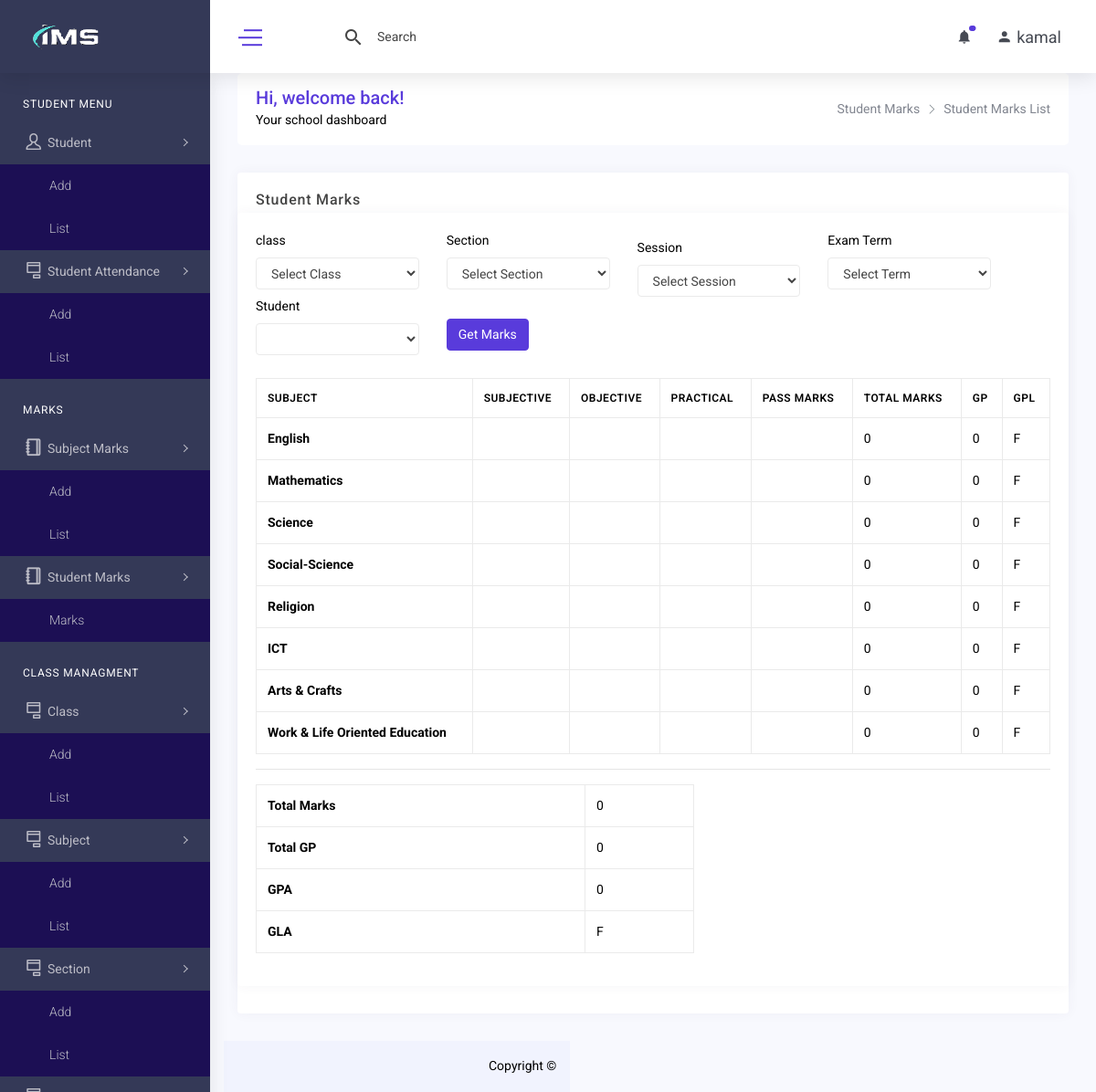
/student_marks_list.php (signed in), run on the app's committed database.
### tables this page shows
CREATE TABLE `subject` (
  `id` int(11) NOT NULL,
  `subject_name` varchar(255) DEFAULT NULL,
  `subject_type` enum('0','1') NOT NULL DEFAULT '0',
  `created_at` datetime DEFAULT NULL,
  `created_by` int(11) DEFAULT NULL,
  `updated_at` datetime DEFAULT NULL,
  `updated_by` int(11) DEFAULT NULL,
  `deleted_at` datetime DEFAULT NULL
);

### class/crud.php (called while the page is built, shortened)
<?php
    class crud{
        private $host='localhost';
        private $connection;
        public function __construct($user,$password,$database){
            $this->user=$user;
            $this->password=$password;
            $this->database=$database;
            $this->connection=new mysqli($this->host,$this->user,$this->password,$this->database);
        }
        public function common_select($table,$fields='*',$condition=false,$sort_field=false,$sort='ASC'){
            $result=array();
            $error=false;
            $sql="select $fields from $table where deleted_at is null ";
            $rs=$this->connection->query($sql);
            if($rs){
                if($rs->num_rows > 0){
                    while($r=$rs->fetch_object()){
                        array_push($result,$r);
                    }
                }
            }else{
                $error=$this->connection->error;
            }
            $return = array('data'=>$result,'error'=>$error);
            return $return;
        }
    }
?>

### include/connection.php (called while the page is built, shortened)
<?php
    include_once('class/crud.php');
    $mysqli=new crud("root","","ims");
?>

### student_marks_list.php (the view, shortened to what this page needs)
<?php include('include/header.php') ?>
<?php include('include/sidebar.php')?>
    <div class="content-body">
        <div class="container-fluid">
            <div class="row page-titles mx-0">
                <div class="col-sm-6 p-md-0">
                    <div class="welcome-text">
                        <h4>Hi, welcome back!</h4>
                        <p class="mb-0">Your school dashboard</p>
                    </div>
                </div>
                <div class="col-sm-6 p-md-0 justify-content-sm-end mt-2 mt-sm-0 d-flex">
                    <ol class="breadcrumb">
                        <li class="breadcrumb-item"><a href="student_marks_add.php">Student Marks</a></li>
                        <li class="breadcrumb-item active"><a href="student_marks_list.php">Student Marks List</a></li>
                    </ol>
                </div>
            </div>
            <div class="row">
                <div class="col-lg-12">
                    <div class="card">
                        <div class="card-header">
                            <h4 class="card-title">Student Marks</h4>
                        </div>
                        <div class="row">
                <div class="col-lg-12">
                    <div class="card">
                        <div class="card-header">
                            <form method="get" action="">
                                <div class="row">
                                    <div class="col-md-3">
                                        <label class="form-label" for="class_id">class</label>
                                        <select class="form-control form-select" required name="class_id" id="class_id">
                                            <option value="">Select Class</option>
                                        </select>
                                    </div>
                                    <div class="col-md-3">
                                        <label class="form-label" for="section_id">Section</label>
                                        <select class="form-control form-select" required name="section_id" id="section_id">
                                            <option value="">Select Section</option>
                                        </select>
                                    </div>
                                    <div class="col-lg-3 pt-2">
                                        <label for="session_id">Session</label>
                                        <select class="form-control" id="session_id" name="session_id" onchange="getStudent()">
                                            <option value="">Select Session </option>
                                        </select>
                                    </div>
                                    <div class="col-lg-3">
                                        <label for="term">Exam Term</label>
                                        <select class="form-control" id="term_id" name="term_id">
                                            <option value="">Select Term</option>
                                        </select>
                                    </div>
                                    <div class="col-lg-3">
                                        <label for="term">Student</label>
                                        <select class="form-control form-select" required name="student_id" id="student_id">
                                        </select>
                                    </div>
                                    <div class="col-md-4">
                                        <button type="submit" class="btn btn-primary mt-4">Get Marks</button>
                                    </div>
                                </div>
                            </form>
                        </div>
    <?php
    $class_subject=$subject=$marks=[];
    $result=$mysqli->common_select('subject');
    if($result){
        if($result['data']){
            foreach($result['data'] as $s){
                $subject[$s->id]=$s;
            }
        }
    }
    $gplarray=array('5'=>'A+','4'=>'A','3.5'=>'A-','3'=>'B','2'=>'C','1'=>'D','0'=>'F');
    function gpaCount($m,$gplarray){
        $gp='';
        if($m>79){
            $gp=5;
        }else if($m>69){
            $gp=4;
        }else if($m>59){
            $gp=3.5;
        }else if($m>49){
            $gp=3;
        }else if($m>39){
            $gp=2;
        }else if($m>32){
            $gp=1;
        }else{
            $gp=0;
        }
        return array($gp,$gplarray["$gp"]);
    }
    $totalmarks=$totalgpa=$checkfail=0;
?>
                        <div class="card-body">
                            <div class="table-responsive">
                                <table class="table table-bordered verticle-middle table-responsive-sm">
                                    <thead>
                                        <tr>
                                                <th scope="col">Subject </th>
                                                <th scope="col">Subjective</th>
                                                <th scope="col">Objective</th>
                                                <th scope="col">Practical</th>
                                                <th scope="col">Pass Marks</th>
                                                <th scope="col">Total Marks</th>
                                                <th scope="col">GP</th>
                                                <th scope="col">GPL</th>
                                        </tr>
                                    </thead>
                                    <tbody>
                                        <?php
                                             if($subject){
                                                foreach($subject as $s){
                                                    $sub_total=($marks[$s->id]->sub ?? 0) + ($marks[$s->id]->obj ?? 0) + ($marks[$s->id]->prac ?? 0);
                                                    $totalmarks+=$sub_total;
                                                    $totalgpa+=gpaCount($sub_total,$gplarray)[0];
                                                    if(gpaCount($sub_total,$gplarray)[0] <= 0){
                                                        $checkfail=1;
                                                    }
                                        ?>
                                            <tr>
                                                <th><?= $s->subject_name?></th>
                                                <td><?= $marks[$s->id]->sub ?? '' ?></td>
                                                <td><?= $marks[$s->id]->obj ?? '' ?></td>
                                                <td><?= $marks[$s->id]->prac ?? '' ?></td>
                                                <td><?= $marks[$s->id]->pass_marks ?? '' ?></td>
                                                <td><?= $sub_total  ?></td>
                                                <td><?= gpaCount($sub_total,$gplarray)[0]  ?></td>
                                                <td><?= gpaCount($sub_total,$gplarray)[1]  ?></td>
                                            </tr>
                                        <?php } } ?>
                                    </tbody>
                                </table>
<hr>
                                <div class="mt-3 w-25">
                                    <table class="table table-bordered verticle-middle table-responsive-sm">
                                        <tr>
                                            <th>Total Marks</th>
                                            <td><?= $totalmarks ?></td>
                                        </tr>
                                        <tr>
                                            <th>Total GP</th>
                                            <td><?= $totalgpa ?></td>
                                        </tr>
                                        <tr>
                                            <th>GPA </th>
                                            <td><?= $checkfail ? 0 : round($totalgpa / count($subject),2)  ?></td>
                                        </tr>
                                        <tr>
                                            <th>GLA</th>
                                            <td><?= $checkfail ? "F" : gplCount(round($totalgpa / count($subject),2),$gplarray) ?></td>
                                        </tr>
                                    </table>
                                </div>
                            </div>
                        </div>
                    </div>
                </div>
            </div>
        </div>
    </div>
</body>
<?php include('include/footer.php') ?>

### data on the page
subject: subject_name "English", id "0", id "F"
subject: subject_name "Mathematics", id "0", id "F"
subject: subject_name "Science", id "0", id "F"
subject: subject_name "Social-Science", id "0", id "F"
subject: subject_name "Religion", id "0", id "F"
subject: subject_name "ICT", id "0", id "F"
subject: subject_name "Arts & Crafts", id "0", id "F"
subject: subject_name "Work & Life Oriented Education", id "0", id "F"

### other printed values
$_SESSION['username'] "kamal"
$totalmarks "0"
$totalgpa "0"
